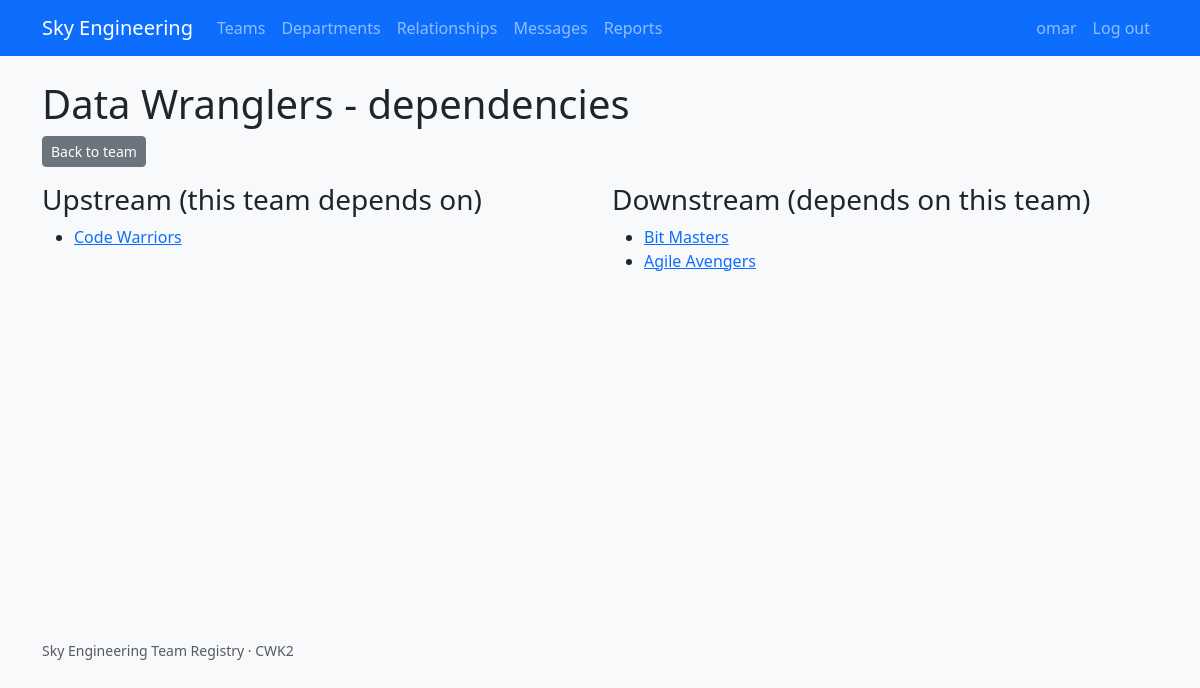
The page /teams/2/dependencies/ (signed in) on the database its author committed.
### teams/models.py (models this page shows, shortened)
class Team(models.Model):
    name = models.CharField(max_length=150, unique=True)
    mission = models.TextField()
    description = models.TextField(blank=True)
    department = models.ForeignKey(Department, on_delete=models.PROTECT)
    team_type = models.ForeignKey(TeamType, null=True, blank=True, on_delete=models.SET_NULL)
    manager = models.ForeignKey(
        settings.AUTH_USER_MODEL,
        null=True,
        blank=True,
        on_delete=models.SET_NULL,
        related_name='managed_teams',
    )
    created_at = models.DateTimeField(auto_now_add=True)
    updated_at = models.DateTimeField(auto_now=True)

class TeamDependency(models.Model):
    upstream = models.ForeignKey(Team, on_delete=models.CASCADE, related_name='downstream_links')
    downstream = models.ForeignKey(Team, on_delete=models.CASCADE, related_name='upstream_links')
    description = models.CharField(max_length=255, blank=True)
    class Meta:
        unique_together = ('upstream', 'downstream')

### teams/views.py (the view)
# urls.py: path('<int:pk>/dependencies/', views.team_dependencies, name='team_dependencies'),
@login_required
def team_dependencies(request, pk):
    team = get_object_or_404(Team, pk=pk)
    return render(request, 'teams/team_dependencies.html', {
        'team': team,
        'upstreams': team.upstream_links.select_related('upstream').all(),
        'downstreams': team.downstream_links.select_related('downstream').all(),
    })

### teams/templates/teams/team_dependencies.html (shortened to what this page needs)
{% extends 'base.html' %}
{% block content %}
<h1>{{ team.name }} - dependencies</h1>
<a href="{% url 'team_detail' team.pk %}" class="btn btn-sm btn-secondary mb-3">Back to team</a>
<div class="row">
  <div class="col-md-6">
    <h3>Upstream (this team depends on)</h3>
    <ul>
      {% for link in upstreams %}
        <li><a href="{% url 'team_detail' link.upstream.pk %}">{{ link.upstream.name }}</a>{% if link.description %} - {{ link.description }}{% endif %}</li>
      {% empty %}<li><em>None.</em></li>{% endfor %}
    </ul>
  </div>
  <div class="col-md-6">
    <h3>Downstream (depends on this team)</h3>
    <ul>
      {% for link in downstreams %}
        <li><a href="{% url 'team_detail' link.downstream.pk %}">{{ link.downstream.name }}</a>{% if link.description %} - {{ link.description }}{% endif %}</li>
      {% empty %}<li><em>None.</em></li>{% endfor %}
    </ul>
  </div>
</div>
{% endblock %}

### templates/navbar.html (shortened to what this page needs)
<nav class="navbar navbar-expand-lg navbar-dark bg-primary">
  <div class="container">
    <a class="navbar-brand" href="{% url 'home' %}">Sky Engineering</a>
    <div class="collapse navbar-collapse" id="nav">
      <ul class="navbar-nav me-auto">
        <li class="nav-item"><a class="nav-link" href="{% url 'team_list' %}">Teams</a></li>
        <li class="nav-item"><a class="nav-link" href="{% url 'department_list' %}">Departments</a></li>
        <li class="nav-item"><a class="nav-link" href="{% url 'org_relationships' %}">Relationships</a></li>
        <li class="nav-item"><a class="nav-link" href="{% url 'inbox' %}">Messages</a></li>
        <li class="nav-item"><a class="nav-link" href="{% url 'reports:index' %}">Reports</a></li>
      </ul>
      <ul class="navbar-nav">
        {% if request.user.is_authenticated %}
          <li class="nav-item"><a class="nav-link" href="{% url 'profile' %}">{{ request.user.username }}</a></li>
          <li class="nav-item">
            <form method="post" action="{% url 'logout' %}" class="d-inline">
              <button type="submit" class="btn btn-link nav-link">Log out</button>
            </form>
          </li>
        {% else %}
          <li class="nav-item"><a class="nav-link" href="{% url 'login' %}">Log in</a></li>
          <li class="nav-item"><a class="nav-link" href="{% url 'signup' %}">Sign up</a></li>
        {% endif %}
      </ul>
    </div>
  </div>
</nav>

### static/css/style.css (style rules this page uses)
body { background: #f8f9fa; }

### rows shown on the page
Team: name "Data Wranglers"
TeamDependency: upstream.name "Code Warriors"
TeamDependency: downstream.name "Bit Masters"
TeamDependency: downstream.name "Agile Avengers"

### other values the page prints
{{ request.user.username }} "omar"
